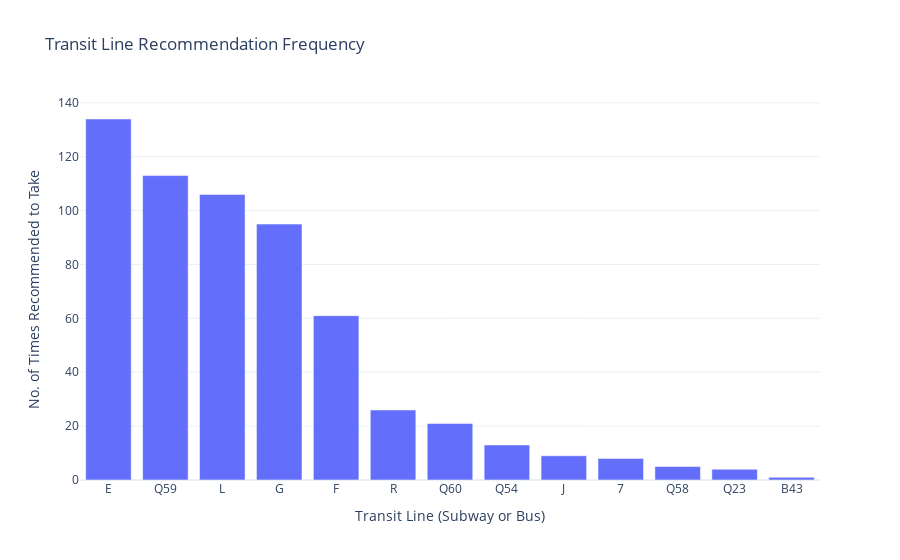

The cell this chart's notebook holds for it:
### Code cell
fig = go.Figure()

fig.add_trace(go.Bar(
    x=transit_lines.index,
    y=transit_lines.values
))

fig.update_layout(
    title = 'Transit Line Recommendation Frequency',
    yaxis_title = 'No. of Times Recommended to Take',
    xaxis_title = 'Transit Line (Subway or Bus)',
    template = 'plotly_white'
)

fig.show()

### Figure 1 — Plotly figure (JSON) as saved in the notebook; plotly's stock layout.template omitted (floating-point values rounded to 4 significant figures)
{"data": [{"type": "bar", "x": ["E", "Q59", "L", "G", "F", "R", "Q60", "Q54", "J", "7", "Q58", "Q23", "B43"], "y": [134, 113, 106, 95, 61, 26, 21, 13, 9, 8, 5, 4, 1]}], "layout": {"title": {"text": "Transit Line Recommendation Frequency"}, "xaxis": {"title": {"text": "Transit Line (Subway or Bus)"}}, "yaxis": {"title": {"text": "No. of Times Recommended to Take"}}}}
